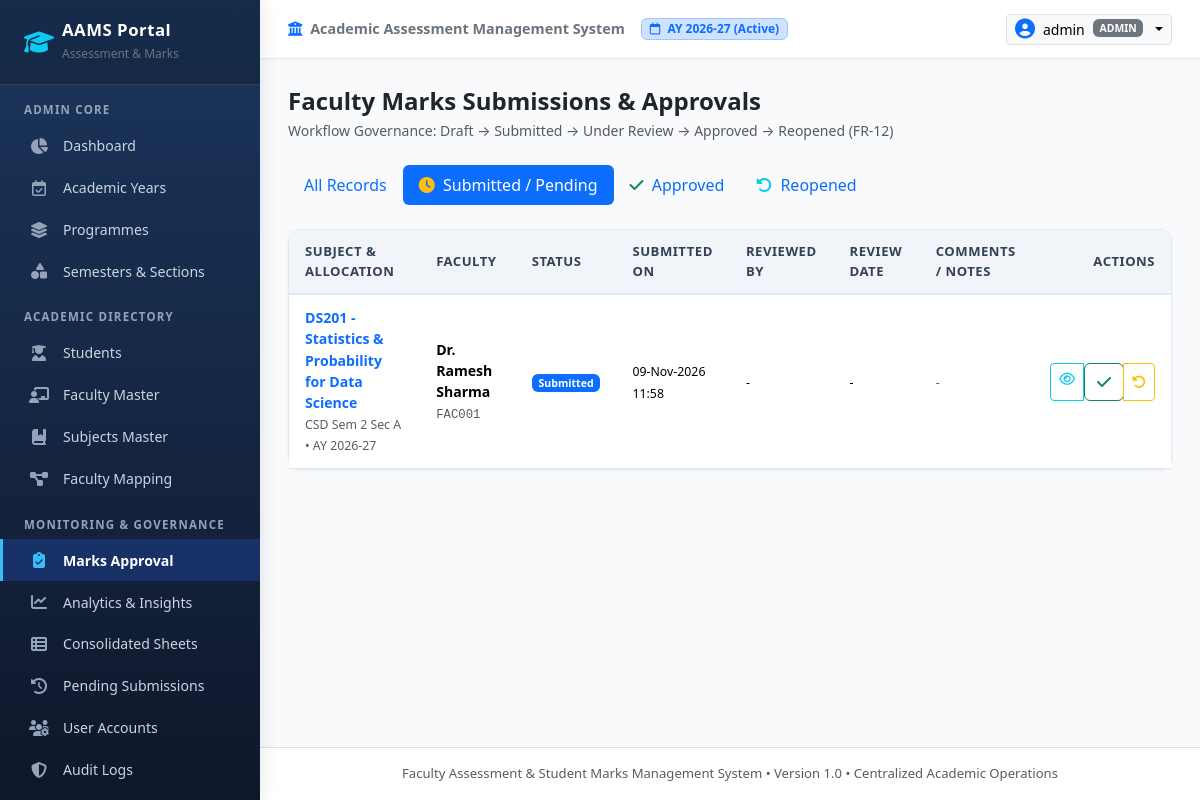
The app's page /admin/marks-review?status=Submitted (signed in), older data.
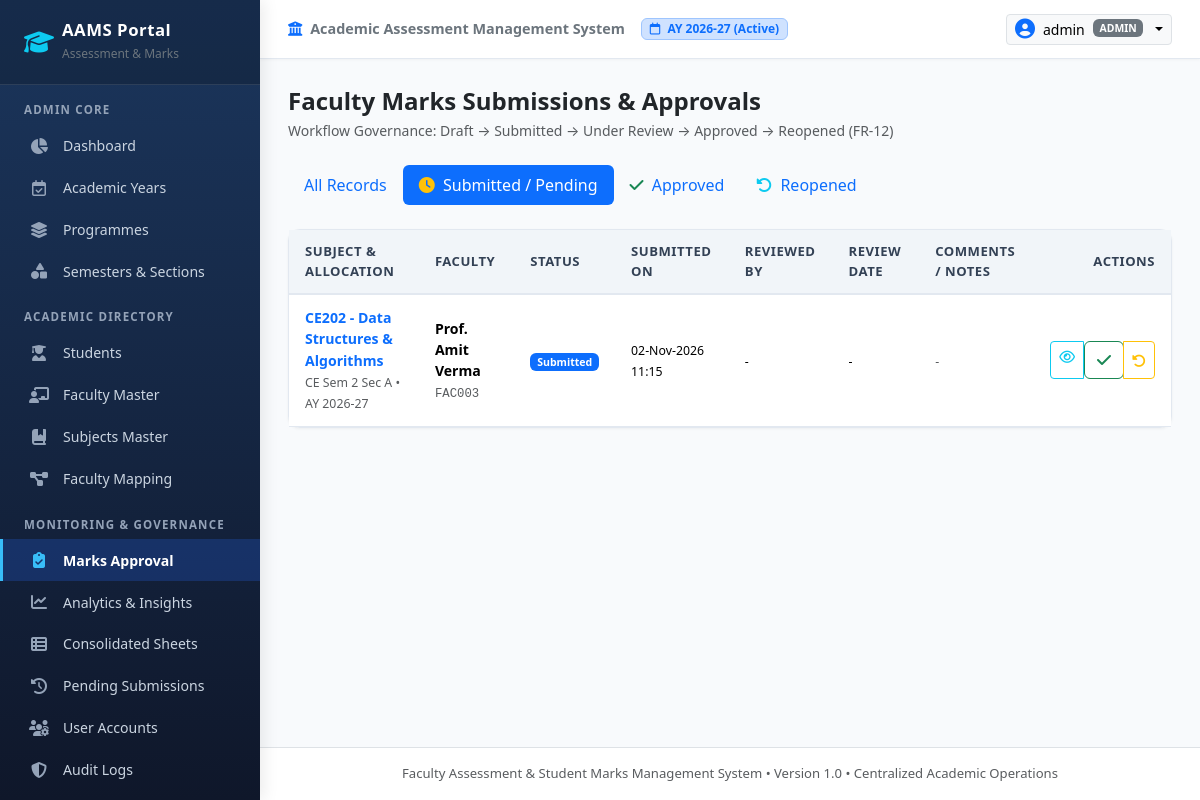
The same page, newer data.
### app/models/assessment.py (models this page shows, shortened)
class Submission(db.Model):
    __tablename__ = 'submissions'
    id = db.Column(db.Integer, primary_key=True)
    mapping_id = db.Column(db.Integer, db.ForeignKey('faculty_subject_mapping.id', ondelete='CASCADE'), nullable=False)
    assessment_id = db.Column(db.Integer, db.ForeignKey('assessments.id', ondelete='SET NULL'), nullable=True)  # None means all assessments for mapping
    submitted_by_id = db.Column(db.Integer, db.ForeignKey('users.id', ondelete='SET NULL'), nullable=True)
    status = db.Column(db.String(30), default='Draft', nullable=False)
    submission_date = db.Column(db.DateTime, nullable=True)
    reviewed_by_id = db.Column(db.Integer, db.ForeignKey('users.id', ondelete='SET NULL'), nullable=True)
    review_date = db.Column(db.DateTime, nullable=True)
    review_comments = db.Column(db.Text, nullable=True)
    created_at = db.Column(db.DateTime, default=datetime.utcnow)
    updated_at = db.Column(db.DateTime, default=datetime.utcnow, onupdate=datetime.utcnow)
    mapping = db.relationship('FacultySubjectMapping', back_populates='submissions')
    assessment = db.relationship('Assessment', back_populates='submissions')
    submitted_by = db.relationship('User', foreign_keys=[submitted_by_id])
    reviewed_by = db.relationship('User', foreign_keys=[reviewed_by_id])
    @property
    def badge_class(self):
        classes = {
            'Draft': 'secondary',
            'Submitted': 'primary',
            'Under Review': 'info',
            'Approved': 'success',
            'Reopened': 'warning'
        }
        return classes.get(self.status, 'light')

### app/models/academic.py (models this page shows, shortened)
class Subject(db.Model):
    __tablename__ = 'subjects'
    id = db.Column(db.Integer, primary_key=True)
    subject_code = db.Column(db.String(30), nullable=False, index=True)  # e.g. 'CE201'
    subject_name = db.Column(db.String(150), nullable=False)  # e.g. 'Data Structures'
    programme_id = db.Column(db.Integer, db.ForeignKey('programmes.id'), nullable=False)
    semester_id = db.Column(db.Integer, db.ForeignKey('semesters.id'), nullable=False)
    credits = db.Column(db.Integer, default=3, nullable=False)
    ica_max = db.Column(db.Float, default=50.0, nullable=False)  # Internal Continuous Assessment
    tee_max = db.Column(db.Float, default=100.0, nullable=False)  # Term End Examination
    status = db.Column(db.String(20), default='Active', nullable=False)  # Active / Inactive
    created_at = db.Column(db.DateTime, default=datetime.utcnow)
    __table_args__ = (
        db.UniqueConstraint('subject_code', 'programme_id', 'semester_id', name='uq_subject_prog_sem'),
    )
    programme = db.relationship('Programme', back_populates='subjects')
    semester = db.relationship('Semester', back_populates='subjects')
    mappings = db.relationship('FacultySubjectMapping', back_populates='subject', cascade='all, delete-orphan')

class Programme(db.Model):
    __tablename__ = 'programmes'
    id = db.Column(db.Integer, primary_key=True)
    code = db.Column(db.String(20), unique=True, nullable=False, index=True)  # e.g., 'CE', 'CSD', 'CSE', 'IT'
    name = db.Column(db.String(120), nullable=False)  # e.g., 'Computer Engineering'
    description = db.Column(db.String(255), nullable=True)
    is_active = db.Column(db.Boolean, default=True, nullable=False)
    created_at = db.Column(db.DateTime, default=datetime.utcnow)
    sections = db.relationship('Section', back_populates='programme', cascade='all, delete-orphan')
    subjects = db.relationship('Subject', back_populates='programme', cascade='all, delete-orphan')
    mappings = db.relationship('FacultySubjectMapping', back_populates='programme', cascade='all, delete-orphan')

class Semester(db.Model):
    __tablename__ = 'semesters'
    id = db.Column(db.Integer, primary_key=True)
    number = db.Column(db.Integer, unique=True, nullable=False)  # 1 to 8
    name = db.Column(db.String(30), nullable=False)  # e.g. 'Semester II' or 'Semester IV'
    is_active = db.Column(db.Boolean, default=True, nullable=False)
    sections = db.relationship('Section', back_populates='semester', cascade='all, delete-orphan')
    subjects = db.relationship('Subject', back_populates='semester', cascade='all, delete-orphan')
    mappings = db.relationship('FacultySubjectMapping', back_populates='semester', cascade='all, delete-orphan')

class Section(db.Model):
    __tablename__ = 'sections'
    id = db.Column(db.Integer, primary_key=True)
    programme_id = db.Column(db.Integer, db.ForeignKey('programmes.id'), nullable=False)
    academic_year_id = db.Column(db.Integer, db.ForeignKey('academic_years.id'), nullable=False)
    semester_id = db.Column(db.Integer, db.ForeignKey('semesters.id'), nullable=False)
    name = db.Column(db.String(20), nullable=False)  # 'A', 'B', etc.
    is_active = db.Column(db.Boolean, default=True, nullable=False)
    created_at = db.Column(db.DateTime, default=datetime.utcnow)
    __table_args__ = (
        db.UniqueConstraint('programme_id', 'academic_year_id', 'semester_id', 'name', name='uq_programme_year_sem_section'),
    )
    programme = db.relationship('Programme', back_populates='sections')
    academic_year = db.relationship('AcademicYear', back_populates='sections')
    semester = db.relationship('Semester', back_populates='sections')
    mappings = db.relationship('FacultySubjectMapping', back_populates='section', cascade='all, delete-orphan')

class AcademicYear(db.Model):
    __tablename__ = 'academic_years'
    id = db.Column(db.Integer, primary_key=True)
    year_code = db.Column(db.String(30), unique=True, nullable=False, index=True)  # e.g., '2026-27'
    start_date = db.Column(db.Date, nullable=False)
    end_date = db.Column(db.Date, nullable=False)
    status = db.Column(db.String(20), default='Active', nullable=False)  # 'Active', 'Archived', 'Upcoming'
    created_at = db.Column(db.DateTime, default=datetime.utcnow)
    sections = db.relationship('Section', back_populates='academic_year', cascade='all, delete-orphan')
    mappings = db.relationship('FacultySubjectMapping', back_populates='academic_year', cascade='all, delete-orphan')

### app/models/user.py (models this page shows, shortened)
class Faculty(db.Model):
    __tablename__ = 'faculty'
    id = db.Column(db.Integer, primary_key=True)
    faculty_id_code = db.Column(db.String(50), unique=True, nullable=False, index=True)  # e.g., FAC001
    name = db.Column(db.String(100), nullable=False)
    email = db.Column(db.String(120), unique=True, nullable=False, index=True)
    department = db.Column(db.String(100), nullable=False)
    designation = db.Column(db.String(100), nullable=False)
    status = db.Column(db.String(20), default='Active', nullable=False)  # Active / Inactive
    created_at = db.Column(db.DateTime, default=datetime.utcnow)
    updated_at = db.Column(db.DateTime, default=datetime.utcnow, onupdate=datetime.utcnow)
    user_account = db.relationship('User', back_populates='faculty_profile', uselist=False, foreign_keys='User.faculty_id')
    mappings = db.relationship('FacultySubjectMapping', back_populates='faculty', cascade='all, delete-orphan')

### app/routes/admin.py (the view)
@admin_bp.route('/marks-review')
@login_required
@admin_required
def marks_review():
    status_filter = request.args.get('status', 'all')
    q = Submission.query
    if status_filter != 'all':
        q = q.filter_by(status=status_filter)
    submissions = q.order_by(Submission.submission_date.desc().nullslast(), Submission.id.desc()).all()
    return render_template('admin/marks_review.html', submissions=submissions, status_filter=status_filter)

### app/models/user.py (called while the page is built)
    @property
    def is_admin(self):
        return self.role == 'admin'

### app/templates/admin/marks_review.html (shortened to what the changed rows need)
{% extends "base.html" %}
{% block content %}
<div class="card card-custom">
  <div class="table-responsive">
    <table class="table table-custom">
      <thead>
        <tr>
          <th>Subject & Allocation</th>
          <th>Faculty</th>
          <th>Status</th>
          <th>Submitted On</th>
          <th>Reviewed By</th>
          <th>Review Date</th>
          <th>Comments / Notes</th>
          <th class="text-end">Actions</th>
        </tr>
      </thead>
      <tbody>
        {% for sub in submissions %}
          <tr>
            <td>
              <div class="fw-bold text-primary">{{ sub.mapping.subject.subject_code }} - {{ sub.mapping.subject.subject_name }}</div>
              <small class="text-muted">{{ sub.mapping.programme.code }} Sem {{ sub.mapping.semester.number }} Sec {{ sub.mapping.section.name }} &bull; AY {{ sub.mapping.academic_year.year_code }}</small>
            </td>
            <td>
              <div class="fw-semibold">{{ sub.mapping.faculty.name }}</div>
              <small class="text-muted font-monospace">{{ sub.mapping.faculty.faculty_id_code }}</small>
            </td>
            <td>
              <span class="badge bg-{{ sub.badge_class }}">{{ sub.status }}</span>
            </td>
            <td>
              <small>{{ sub.submission_date.strftime('%d-%b-%Y %H:%M') if sub.submission_date else '-' }}</small>
            </td>
            <td>
              <small>{{ sub.reviewed_by.username if sub.reviewed_by else '-' }}</small>
            </td>
            <td>
              <small>{{ sub.review_date.strftime('%d-%b-%Y %H:%M') if sub.review_date else '-' }}</small>
            </td>
            <td>
              <small class="text-muted">{{ sub.review_comments or '-' }}</small>
            </td>
            <td class="text-end">
              <div class="btn-group btn-group-sm">
                <a href="{{ url_for('reports.consolidated', mapping_id=sub.mapping_id) }}" class="btn btn-outline-info" title="Inspect Marks">
                  <i class="fa-regular fa-eye"></i>
                </a>
                {% if sub.status != 'Approved' %}
                  <form method="POST" action="{{ url_for('admin.process_submission_action', id=sub.id) }}" class="d-inline">
                    <button type="submit" class="btn btn-outline-success" title="Approve Submission" onclick="return confirm('Approve marks submission?')">
                      <i class="fa-solid fa-check"></i>
                    </button>
                  </form>
                {% endif %}
                <button type="button" class="btn btn-outline-warning" data-bs-toggle="modal" data-bs-target="#reopenSubModal{{ sub.id }}" title="Reopen for Correction">
                  <i class="fa-solid fa-rotate-left"></i>
                </button>
              </div>
            </td>
          </tr>
        {% else %}
          <tr>
            <td colspan="8" class="text-center py-4 text-muted">No marks submissions found under this filter.</td>
          </tr>
        {% endfor %}
      </tbody>
    </table>
  </div>
</div>
{% endblock %}

Row changes from the older to the newer data that the page shows:
removed Submission: mapping.subject.subject_code "DS201", mapping.subject.subject_name "Statistics & Probability for Data Science", mapping.programme.code "CSD", mapping.semester.number "2", mapping.section.name "A", mapping.academic_year.year_code "2026-27", mapping.faculty.name "Dr. Ramesh Sharma", mapping.faculty.faculty_id_code "FAC001", status "Submitted", submission_date "09-Nov-2026 11:58", reviewed_by "-", review_date "-", review_comments "-"
now on this page (row edited): Submission: mapping.subject.subject_code "CE202", mapping.subject.subject_name "Data Structures & Algorithms", mapping.programme.code "CE", mapping.semester.number "2", mapping.section.name "A", mapping.academic_year.year_code "2026-27", mapping.faculty.name "Prof. Amit Verma", mapping.faculty.faculty_id_code "FAC003", status "Submitted", submission_date "02-Nov-2026 11:15", reviewed_by "-", review_date "-", review_comments "-"
